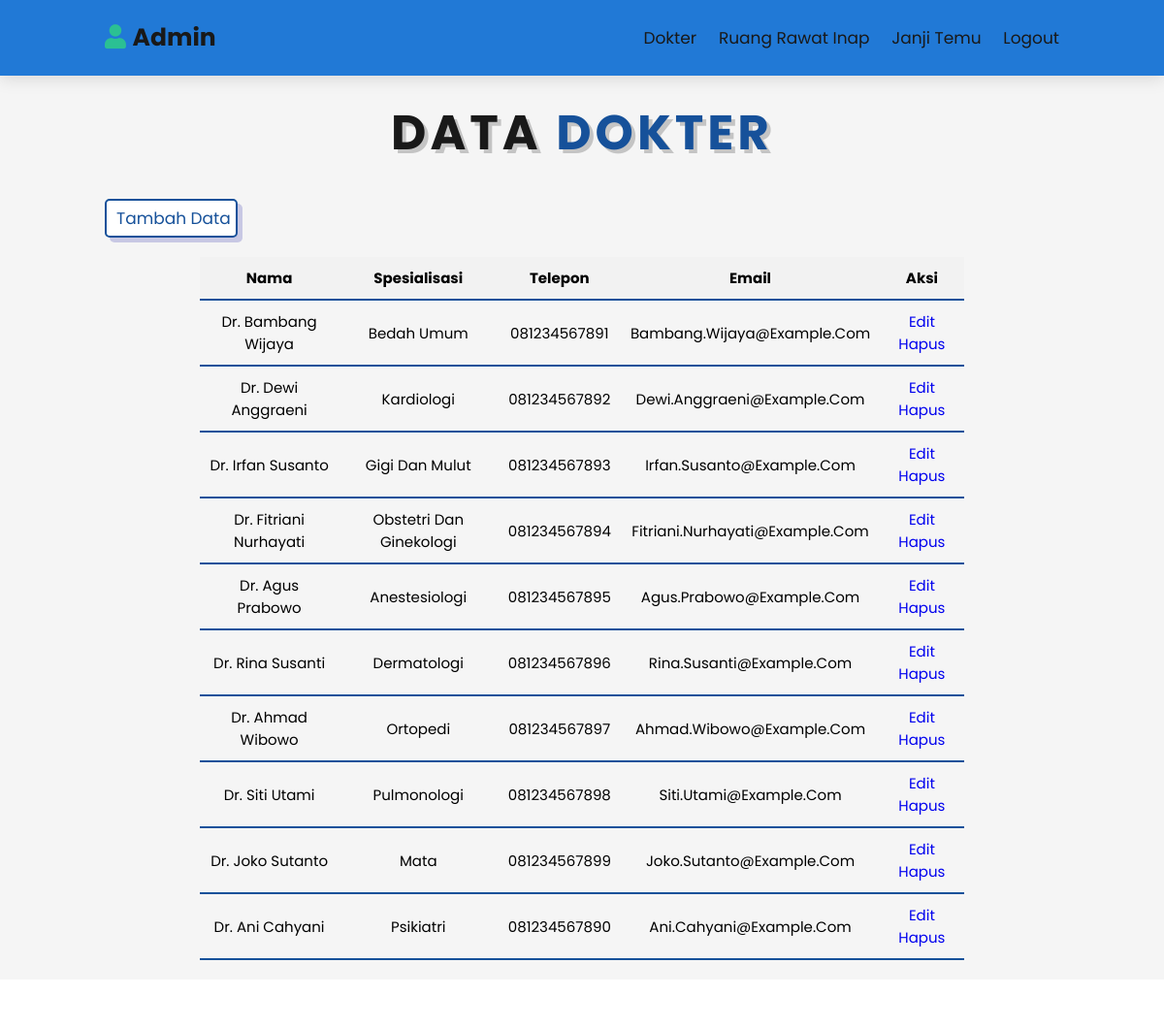
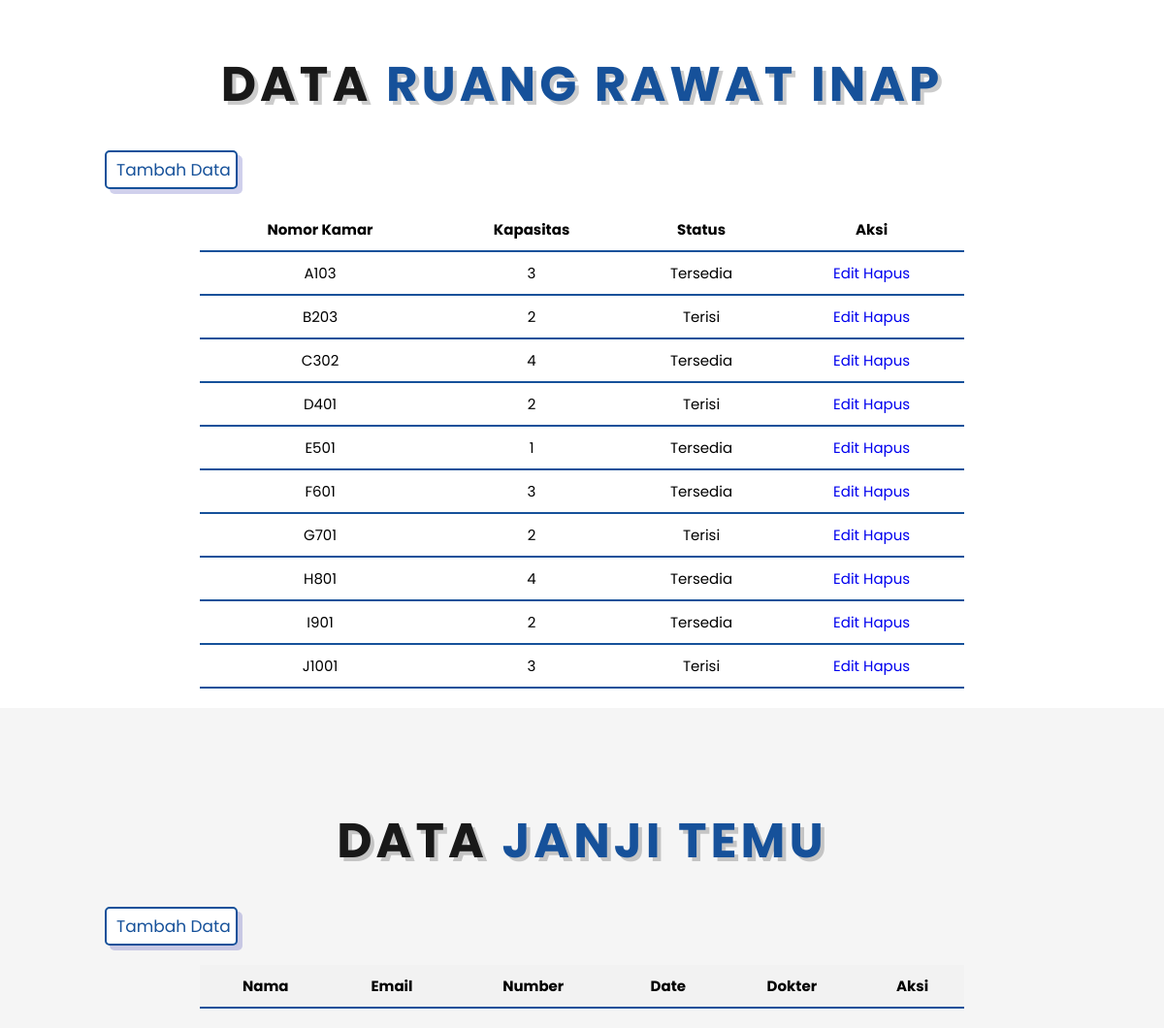
/admin.php (signed in), run on the app's committed database (2 pictures, top to bottom).
### tables this page shows
CREATE TABLE dokter (
  id INT AUTO_INCREMENT PRIMARY KEY,
  nama VARCHAR(50) NOT NULL,
  spesialisasi VARCHAR(50) NOT NULL,
  telepon VARCHAR(15) NOT NULL,
  email VARCHAR(50) NOT NULL
);

CREATE TABLE ruang_rawat_inap (
  id INT AUTO_INCREMENT PRIMARY KEY,
  nomor_kamar VARCHAR(10) NOT NULL,
  kapasitas INT NOT NULL,
  status ENUM('Tersedia', 'Terisi') NOT NULL
);

### admin.php (the view, shortened to what this page needs)
<?php
  $conn = mysqli_connect('localhost','root','','rmh_sakit') or die('connection failed');
  $dokter = mysqli_query($conn, "SELECT * FROM dokter");
  $ruanginap = mysqli_query($conn, "SELECT * FROM ruang_rawat_inap");
?>
<!DOCTYPE html>
<html lang="en">
<head>
    <link rel="stylesheet" href="https://cdnjs.cloudflare.com/ajax/libs/font-awesome/5.15.4/css/all.min.css">
    <link rel="stylesheet" href="css/style.css">
</head>
<body>
<header class="header">
<a href="#" class="logo"> <i class="fas fa-user"></i> <b>Admin</b> </a>
<nav class="navbar">
    <a href="#doctors">Dokter</a>
    <a href="#ruanginap">Ruang Rawat Inap</a>
    <a href="#janjitemu">Janji Temu</a>
    <a href="admin.php?logout=true">Logout</a>
</nav>
</header>
<section class="doctors" id="doctors">
<h1 class="heading"> Data <span>Dokter</span> </h1>
<a href="tambahdokter.php" class="btn">Tambah Data</a>
<table class="table1">
    <tr>
        <th>nama</th>
        <th>spesialisasi</th>
        <th>telepon</th>
        <th>email</th>
        <th>aksi</th>
    </tr>
<?php
while ($row = mysqli_fetch_array($dokter)) {
?>
    <tr>
      <td><?php echo $row['nama']; ?> </td>
      <td><?php echo $row['spesialisasi']; ?> </td>
      <td><?php echo $row['telepon']; ?> </td>
      <td><?php echo $row['email']; ?> </td>
      <td>
        <a href="editdokter.php?id=<?php echo $row['id']; ?>">Edit</a>
        <a href="hapusdokter.php?id=<?php echo $row['id']; ?>">Hapus</a>
    </tr>
<?php
}
?>
</table>
</section>
<section class="ruanginap" id="ruanginap">
<h1 class="heading"> Data <span>Ruang Rawat Inap</span>  </h1>
<a href="tambahruanginap.php" class="btn">Tambah Data</a>
  <table class="table2">
    <tr>
      <th>Nomor Kamar</th>
      <th>Kapasitas</th>
      <th>Status</th>
      <th>aksi</th>
    </tr>
<?php
while ($row = mysqli_fetch_array($ruanginap)) {
?>
    <tr>
      <td><?php echo $row['nomor_kamar']; ?> </td>
      <td><?php echo $row['kapasitas']; ?> </td>
      <td><?php echo $row['status']; ?> </td>
      <td>
        <a href="editruanginap.php?id=<?php echo $row['id']; ?>">Edit</a>
        <a href="hapusruanginap.php?id=<?php echo $row['id']; ?>">Hapus</a>
    </tr>
<?php
}
?>
</table>
</section>
<section class="appointment" id="appointment">
    <h1 class="heading">Data <span>Janji Temu</span></h1>
    <a href="tambahjanji.php" class="btn">Tambah Data</a>
    <table class="table1">
        <tr>
            <th>Nama</th>
            <th>Email</th>
            <th>Number</th>
            <th>Date</th>
            <th>Dokter</th>
            <th>Aksi</th>
        </tr>
    </table>
</section>
</body>
</html>

### css/style.css (style rules this page uses)
:root { --blue:#16519a; --black:#191919; --light-color:#4b4b4b; --box-shadow:.5rem .5rem 0 rgba(21, 23, 158, 0.2); --text-shadow:.4rem .4rem 0 rgba(0, 0, 0, .2); --border:.2rem solid var(--blue); }
* { font-family: 'Poppins', sans-serif; margin:0; padding: 0; box-sizing: border-box; outline: none; border: none; text-transform: capitalize; transition: all .2s ease-out; text-decoration: none; }
html { font-size: 62.5%; overflow-x: hidden; scroll-padding-top: 7rem; scroll-behavior: smooth; }
section { padding:2rem 9%; }
section:nth-child(even) { background: #f5f5f5; }
.heading { text-align: center; padding-bottom: 2rem; text-shadow: var(--text-shadow); text-transform: uppercase; color:var(--black); font-size: 5rem; letter-spacing: .4rem; }
.heading span { text-transform: uppercase; color:var(--blue); }
.btn { display: inline-block; margin-top: 1rem; padding: .5rem; padding-left: 1rem; border:var(--border); border-radius: .5rem; box-shadow: var(--box-shadow); color:var(--blue); cursor: pointer; font-size: 1.7rem; background: #fff; }
.header { padding:2rem 9%; position: fixed; top:0; left: 0; right: 0; z-index: 1000; box-shadow: 0 .5rem 1.5rem rgba(0, 0, 0, .1); display: flex; align-items: center; justify-content: space-between; background: #2179d6; }
.header .logo { font-size: 2.5rem; color: var(--black); }
.header .logo i { color: #2bc093; }
.header .navbar a { font-size: 1.7rem; color: var(--black); margin-left: 2rem; }
.doctors { padding-top: 10rem; }
.ruanginap { padding-top: 10rem; }
.appointment { padding-top: 10rem; }
.table1 { width: 80%; margin: 0 auto; border-collapse: collapse; margin-top: 2rem; font-size: 1.5rem; }
.table1 th, .table1 td { padding: 1rem; text-align: center; border-bottom: var(--border); }
.table1 th { background-color: #f2f2f2; }
.table2 { width: 80%; margin: 0 auto; border-collapse: collapse; margin-top: 2rem; font-size: 1.5rem; }
.table2 th, .table2 td { padding: 1rem; text-align: center; border-bottom: var(--border); }

### data on the page
dokter: nama "Dr. Bambang Wijaya", spesialisasi "Bedah Umum", telepon "081234567891", email "Bambang.wijaya@example.com"
dokter: nama "Dr. Dewi Anggraeni", spesialisasi "Kardiologi", telepon "081234567892", email "Dewi.anggraeni@example.com"
dokter: nama "Dr. Irfan Susanto", spesialisasi "Gigi Dan Mulut", telepon "081234567893", email "Irfan.susanto@example.com"
dokter: nama "Dr. Fitriani Nurhayati", spesialisasi "Obstetri Dan Ginekologi", telepon "081234567894", email "Fitriani.nurhayati@example.com"
dokter: nama "Dr. Agus Prabowo", spesialisasi "Anestesiologi", telepon "081234567895", email "Agus.prabowo@example.com"
dokter: nama "Dr. Rina Susanti", spesialisasi "Dermatologi", telepon "081234567896", email "Rina.susanti@example.com"
dokter: nama "Dr. Ahmad Wibowo", spesialisasi "Ortopedi", telepon "081234567897", email "Ahmad.wibowo@example.com"
dokter: nama "Dr. Siti Utami", spesialisasi "Pulmonologi", telepon "081234567898", email "Siti.utami@example.com"
dokter: nama "Dr. Joko Sutanto", spesialisasi "Mata", telepon "081234567899", email "Joko.sutanto@example.com"
dokter: nama "Dr. Ani Cahyani", spesialisasi "Psikiatri", telepon "081234567890", email "Ani.cahyani@example.com"
ruang_rawat_inap: nomor_kamar "A103", kapasitas "3", status "Tersedia"
ruang_rawat_inap: nomor_kamar "B203", kapasitas "2", status "Terisi"
ruang_rawat_inap: nomor_kamar "C302", kapasitas "4", status "Tersedia"
ruang_rawat_inap: nomor_kamar "D401", kapasitas "2", status "Terisi"
ruang_rawat_inap: nomor_kamar "E501", kapasitas "1", status "Tersedia"
ruang_rawat_inap: nomor_kamar "F601", kapasitas "3", status "Tersedia"
ruang_rawat_inap: nomor_kamar "G701", kapasitas "2", status "Terisi"
ruang_rawat_inap: nomor_kamar "H801", kapasitas "4", status "Tersedia"
ruang_rawat_inap: nomor_kamar "I901", kapasitas "2", status "Tersedia"
ruang_rawat_inap: nomor_kamar "J1001", kapasitas "3", status "Terisi"
